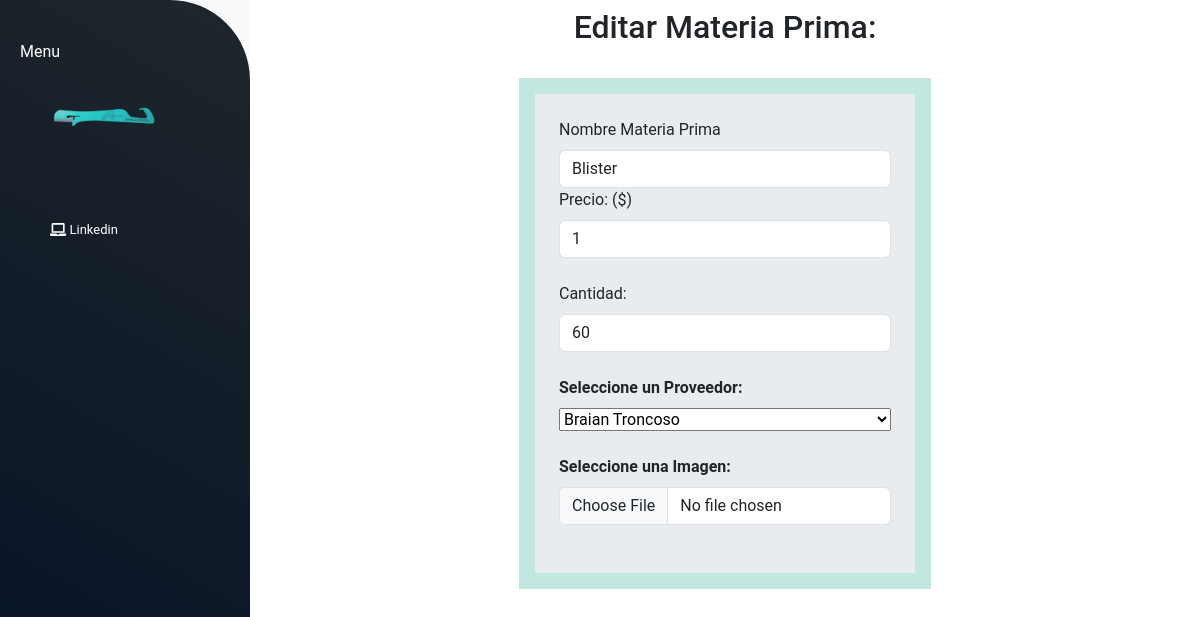
Before: /materias_primas/editar/1/ with the older database file.
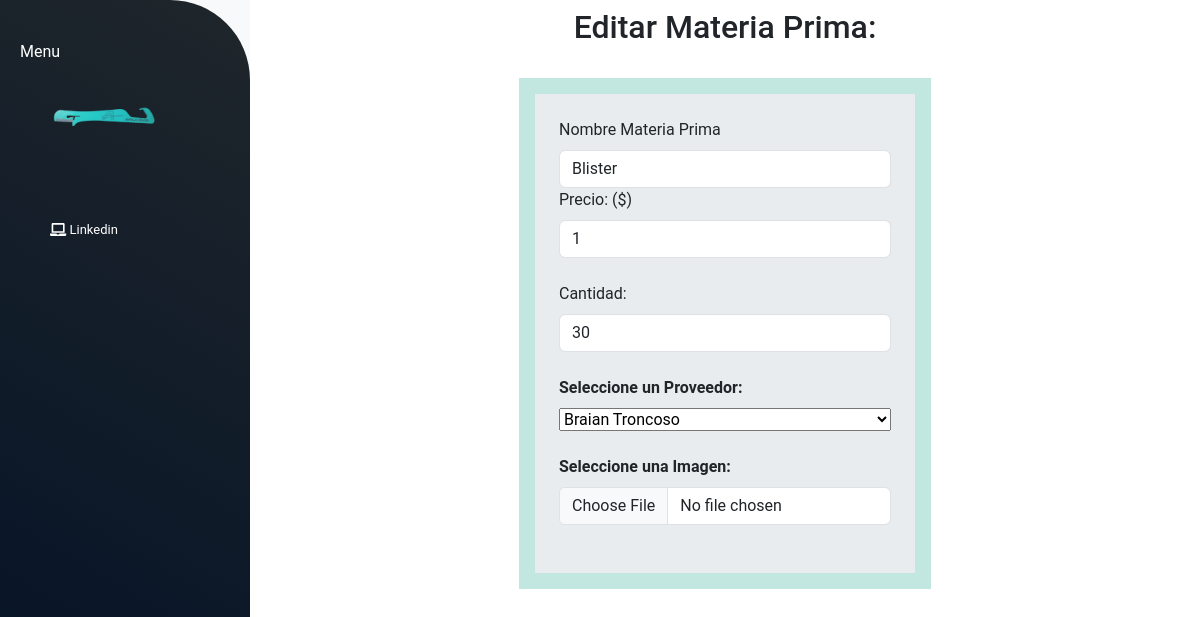
After: the same page with the newer database file.
### materias_primas/models.py (models this page shows, shortened)
class Materias(models.Model):
    nombre = models.CharField(max_length=45)
    precio = models.IntegerField()
    cantidad = models.IntegerField()
    proveedores = models.ForeignKey(Proveedores, null=True, blank=True, on_delete=models.SET_NULL, related_name='materias')
    imagen = models.CharField(max_length=100)
    class Meta:
        db_table = 'materias'
        verbose_name = "Materia"

### materias_primas/views.py (the view)
# urls.py: path('editar/<int:id>/', views.editar_materia, name='editar_materia'),
def editar_materia(request, id):
    materia = get_object_or_404(Materias, pk=id)
    if request.method == 'POST':
        form = MateriasForm(request.POST, request.FILES)
        if form.is_valid():
            materia.nombre = form.cleaned_data['nombre']
            materia.precio = form.cleaned_data['precio']
            materia.cantidad = form.cleaned_data['cantidad']
            materia.proveedores = form.cleaned_data['proveedores']
            materia.imagen = form.cleaned_data['imagen']
            materia.save()
            return redirect('materias_primas')
    else:
        form = MateriasForm(initial={
            'nombre': materia.nombre,
            'precio': materia.precio,
            'cantidad': materia.cantidad,
            'proveedores': materia.proveedores,
            'imagen': materia.imagen
        })
    return render(request, 'editar_materia.html', {'form': form, 'materia': materia})

### materias_primas/forms.py
class MateriasForm(forms.Form):
    nombre = forms.CharField(max_length=100)
    proveedores = forms.ModelChoiceField(queryset=Proveedores.objects.all())
    precio = forms.IntegerField()
    cantidad = forms.IntegerField()
    imagen = forms.CharField(max_length=100, required=False)

### proveedores/models.py (called while the page is built)
    def __str__(self):
        return f"{self.nombre}"

### materias_primas/templates/editar_materia.html (shortened to what this page needs)
{% extends "materias_primas/layout.html" %}
{% load static %}
{% block content %}
    <div class="container-fluid ">
        <div class="d-flex flex-column align-items-center">
          <h2 class="mb-3 mt-2">Editar Materia Prima:</h2>
          <div class="d-flex justify-content-center mt-3 mb-5" style="background-color: #c2e7e1;">
            <form class="m-3 p-4 bg-body-secondary" method="post" action="{% url 'editar_materia' materia.id %}"  enctype="multipart/form-data">
              <div class="row">
                  <div class="form-outline w-100">
                    <label class="form-label" for="nombre">Nombre Materia Prima</label>
                    <input type="text" id="nombre" name="nombre" class="form-control" value="{{ materia.nombre }}" />
                  </div>
              </div>
                <div class="row mb-4">
                    <div class="form-outline w-100">
                    <label class="form-label" for="precio">Precio: ($)</label>
                    <input type="number" id="precio" name="precio" class="form-control" value="{{ materia.precio }}"/>
                    </div>
                </div>
                <div class="row mb-4">
                    <div class="form-outline w-100">
                    <label class="form-label" for="cantidad">Cantidad: </label>
                    <input type="number" id="cantidad" name="cantidad" class="form-control" value="{{ materia.cantidad }}"/>
                    </div>
                </div>
                <div class="row mb-4">
                  <div class="form-outline w-100 d-flex flex-column">
                      <label class="form-label fw-bold w-100" for="proveedores">Seleccione un Proveedor:</label>
                      {{ form.proveedores }}
                  </div>
              </div>
                <div class="row mb-4">
                    <div class="form-outline">
                    <label class="form-label fw-bold w-100" for="imagen">Seleccione una Imagen:</label>
                    <input type="file" id="imagen" name="imagen" class="form-control" value="{{ materia.imagen }}"/>
                    </div>
                </div>
            </form>
        </div>
    </div>
  </div>
{% endblock %}

Changed rows visible on the page:
changed Materias "Blister": cantidad "60" → "30"
